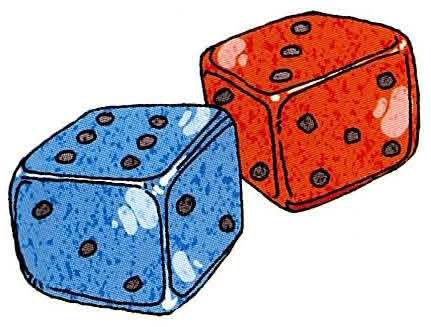
#> input picture img/l02/01.jpg, 431 x 327 px
$ python -i extract.py   (imports and definitions only)
#> lines starting #> are read from the running program, lines starting #| are printed output that depends on the picture; after the words box and inside, x2 and y2 are one past the last pixel; in counts of white or black regions, pixels touching at a corner belong together
#> further down, picture is the input picture: PIL image 431x327 RGB; mean R, G, B 186.1, 170.6, 179.4
#!/usr/bin/env python3
"""Helpers for pulling page images and illustrations out of the scanned
Talk Talk Talk 1 PDF.

The PDF has no usable text layer (it's a scan whose OCR is garbage), so
every lesson has to be *looked at*. This script does the mechanical part:
render pages to PNG, find illustration blocks, crop and shrink them.

Usage
-----
  render   --from 9 --to 157 --dpi 130 --out DIR
  detect   --page 27 --dpi 200
  crop     --page 27 --box 120,300,520,760 --out img/l05/01.jpg
  autosplit --page 27 --out img/l05 --max 420

`--page` is the PDF page number (1-based). The book's printed page number
is PDF page plus 3 (PDF p.7 == printed p.10).
"""

import argparse
import os
import sys
from collections import deque

import numpy as np
import pymupdf
from PIL import Image, ImageChops, ImageFilter

PDF = os.environ.get("TALK_PDF", "/home/liuyalu/talk/Talk Talk Talk 1.pdf")
INK = 235          # grey level below which a pixel counts as content
DILATE = 17        # px of dilation at 200 dpi: bridges gaps inside one drawing


def open_pdf():
    return pymupdf.open(PDF)


# [44 lines left out: functions render_page, find_blocks, not called in this run]


def trim(img, pad=8):
#> called with pad = 8
    bg = Image.new("RGB", img.size, (255, 255, 255))
#> bg: PIL image 431x327 RGB; every value is 255
    diff = ImageChops.difference(img.convert("RGB"), bg).convert("L")
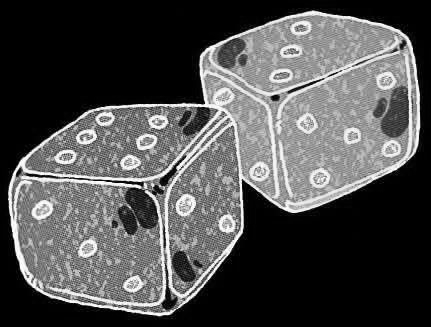
#> diff: PIL image 431x327 L; min 0, max 255, mean 78.7
    diff = diff.point(lambda v: 255 if v > 18 else 0)
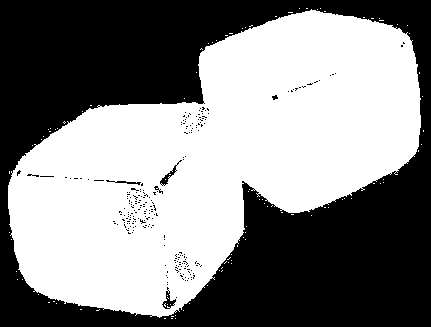
#> diff: PIL image 431x327 L; 52.5% white; 232 black regions (226 under 20 px), largest, box (x1, y1, x2, y2) and area: (0, 0, 431, 327) 66081, (160, 160, 182, 186) 108, (162, 287, 176, 309) 108, (106, 180, 141, 185) 60, (154, 186, 163, 194) 23, (272, 95, 278, 100) 20
    bb = diff.getbbox()
#> bb = (8, 8, 424, 319)
    if not bb:
        return img
    return img.crop((max(bb[0] - pad, 0), max(bb[1] - pad, 0),
                     min(bb[2] + pad, img.width), min(bb[3] + pad, img.height)))


# [104 lines left out: functions save_shrunk, cmd_render, cmd_detect, cmd_crop, cmd_autosplit, main, not called in this run]


# [2 lines not run here, left out]

>>> from PIL import Image
>>> picture = Image.open('../img/l02/01.jpg')
>>> result = trim(picture)

$ run again, on img/l02/03.jpg
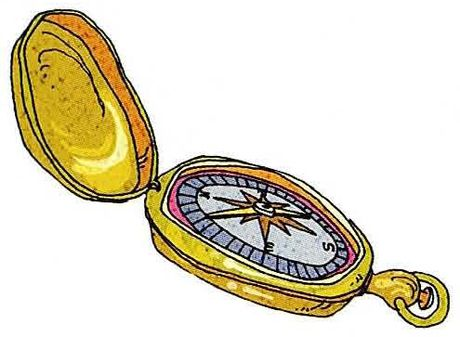
#> input picture img/l02/03.jpg, 460 x 337 px
#> picture is the input picture: PIL image 460x337 RGB; mean R, G, B 223.6, 216.9, 196.6
#> bg: PIL image 460x337 RGB; every value is 255
#> in trim, `diff = diff.point(lambda v: 255 if v > 18 else 0)`:
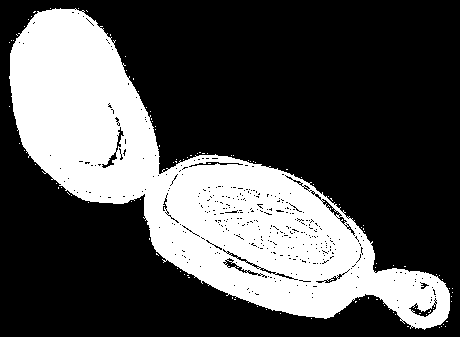
#> diff: PIL image 460x337 L; 31.7% white; 107 white regions (106 under 20 px), largest, box (x1, y1, x2, y2) and area: (9, 8, 450, 330) 48914
#> bb = (9, 8, 453, 330)
#> in trim, `return img.crop((max(bb[0] - pad, 0), max(bb[1] - pad, 0), min(bb[2] +..`:
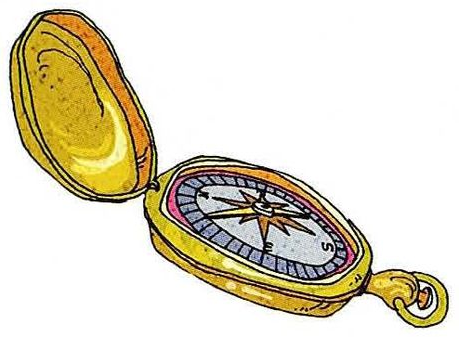
#> returned value: PIL image 459x337 RGB; mean R, G, B 223.6, 216.8, 196.5

$ run again, on img/l02/04.jpg
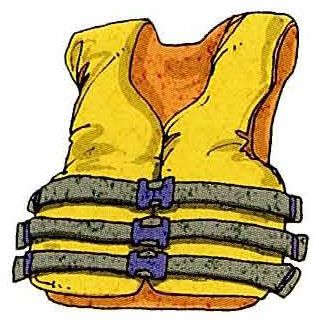
#> input picture img/l02/04.jpg, 319 x 320 px
#> picture is the input picture: PIL image 319x320 RGB; mean R, G, B 194.5, 175.2, 120.7
#> bg: PIL image 319x320 RGB; every value is 255
#> in trim, `diff = ImageChops.difference(img.convert("RGB"), bg).convert("L")`:
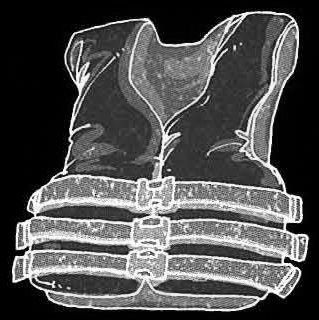
#> diff: PIL image 319x320 L; min 0, max 255, mean 80.2
#> in trim, `diff = diff.point(lambda v: 255 if v > 18 else 0)`:
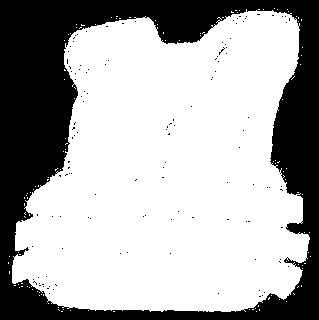
#> diff: PIL image 319x320 L; 67.1% white; 124 black regions (123 under 20 px), largest, box (x1, y1, x2, y2) and area: (0, 0, 319, 320) 33395
#> bb = (8, 8, 311, 312)
